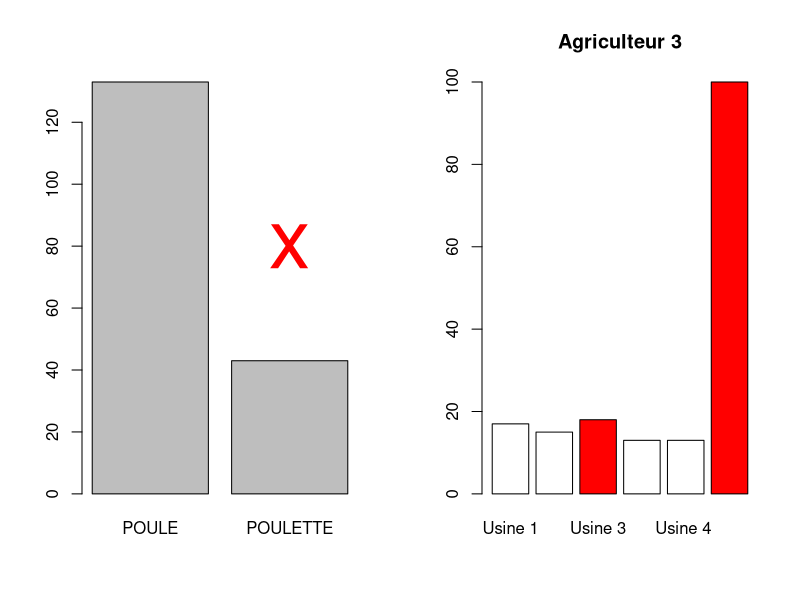
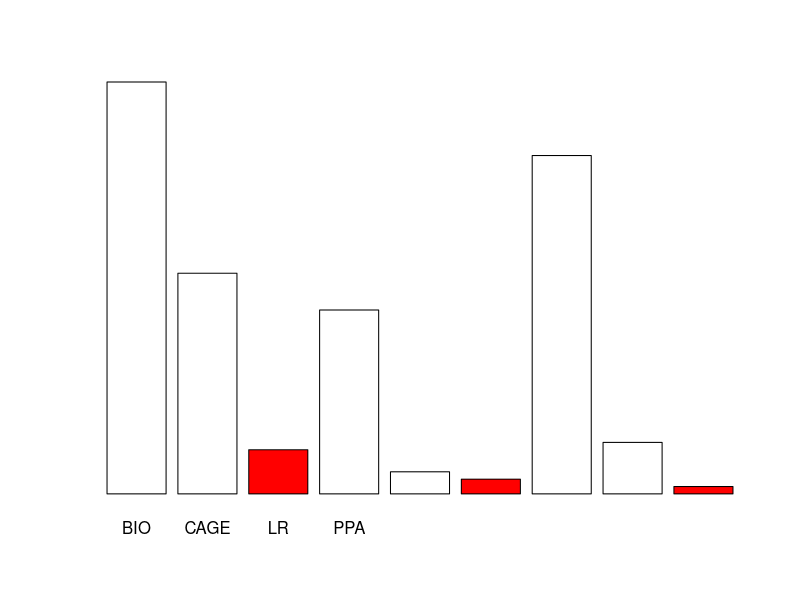

Write R code to recreate these figures, in order. (Note: this script raises an error after producing the figures.)
## ---- chunk 1
knitr::opts_chunk$set(echo = FALSE)
# (d <- date())
# nchar(d) == 24

## something similar in the current locale
dateCourante <- format(Sys.time(), " %d %b %Y",language=FR)

dataTest <- read.table("JEU_1.csv",header=TRUE, na.strings = c("NA","-","VIDE"), sep=";", dec=",", row.names = )

l <- 3 

#x <- 3
#table(JEU1$PROD)
#production <- barplot(table(JEU1$PROD))
#abline(v=seq(from=0,to=2,by=0.1),lwd=2,col="red")
#points(x=1.9,y=80, col="red", pch="x", cex=5)
## ---- chunk 2
#Quali  
par(mfrow=c(1,2))
  
  Monx <- 0.7
  if (dataTest$PROD[l]=="POULETTE") Monx=1.9
  
  barplot(table(dataTest$PROD))
  points(x=Monx,y=80, col="red", pch="x", cex=5)
  
  
  o <- which(levels(dataTest$ALIMENT)==dataTest$ALIMENT[l])
  table(dataTest$ALIMENT)
  coleur <- rep("grey", nlevels(dataTest$ALIMENT))
  coleur[l] <- "red"
  barplot(table(dataTest$ALIMENT), col=coleur, main=paste("Agriculteur",l))
  
  par(mfrow=c(1,1))
  
  p <- which(levels(dataTest$TYPE)==dataTest$TYPE[l])
  table(dataTest$TYPE)
  coleur <- rep("grey", nlevels(dataTest$TYPE))
  coleur[l] <- "red"
  barplot(table(dataTest$TYPE), col=coleur, main=paste("Agriculteur",l))

#Quanti
par(mfrow=c(1,1))
  
q <- which(levels(dataTest$EstimationConso)==dataTest$EstimationConso[l])
table(dataTest$EstimationConso)
posi <-dataTest$NbPoules[c(l)] 
posi2<-dataTest$EstimationConso[c(l)] 

  
  
hist(dataTest$EstimationConso, nclass = 10, prob = FALSE, col = "cornflowerblue", border = "white", xlim = c(0, 0.0002), main = "",xlab= "Consommation", ylab = "Nombre d'éleveurs")
text(0.000015, 55, paste("Estimation Consommation=", posi2), cex = 0.55)
abline(v=posi2,col="red",lwd=1.5,lty=1)
  
  
hist(dataTest$NbPoules, nclass = 10, prob = FALSE, col = "cornflowerblue", border = "white", xlim = c(0, 16000), main = "", xlab = "Nombre de poules", ylab = "Nombre d'éleveurs")
  
text(13000, 32, paste("Nb Total éleveurs =", sum(complete.cases(dataTest$NbPoules))), cex = 0.75)
  
  
  
abline(v=posi,col="red",lwd=1.5,lty=1)
text(3000, 30, paste("Nb poules de l'éleveur =", posi), cex = 0.55)
